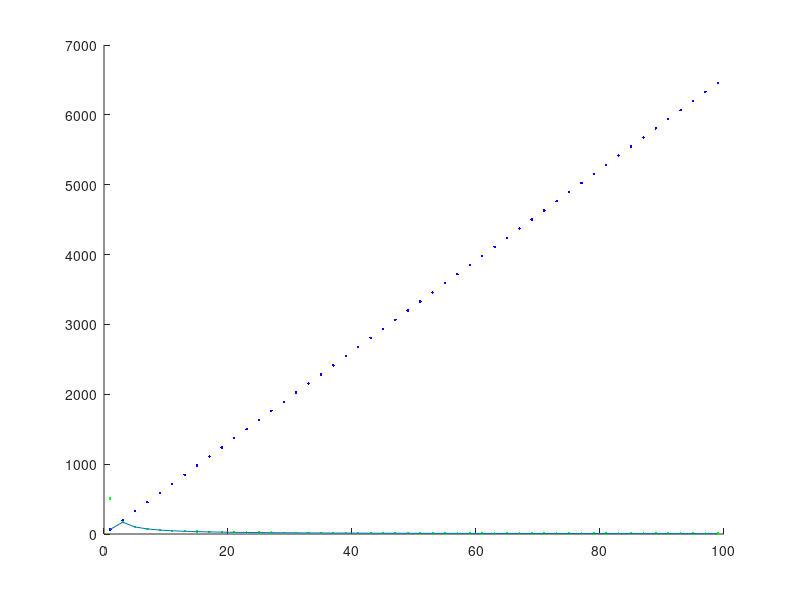

Recreate this plot in MATLAB.
%Defining maximum delta values for steering
DeltaOuter = 25.52;
DeltaInner = 29.62;

L = 1.8; %Car track length

V = 1:2:100; %Velocities to be plotted

u = 0.9; %Coefficient of friction
g = 9.81;

YRGeometric = (V.*(DeltaInner - DeltaOuter)/2)/L * (180/pi);

YRFriction = (180/pi)*(u*g)./V;

hold on
plot(V,YRGeometric,'b.')
plot(V,YRFriction, 'g.')
plot(V,min(YRGeometric, YRFriction))
hold off